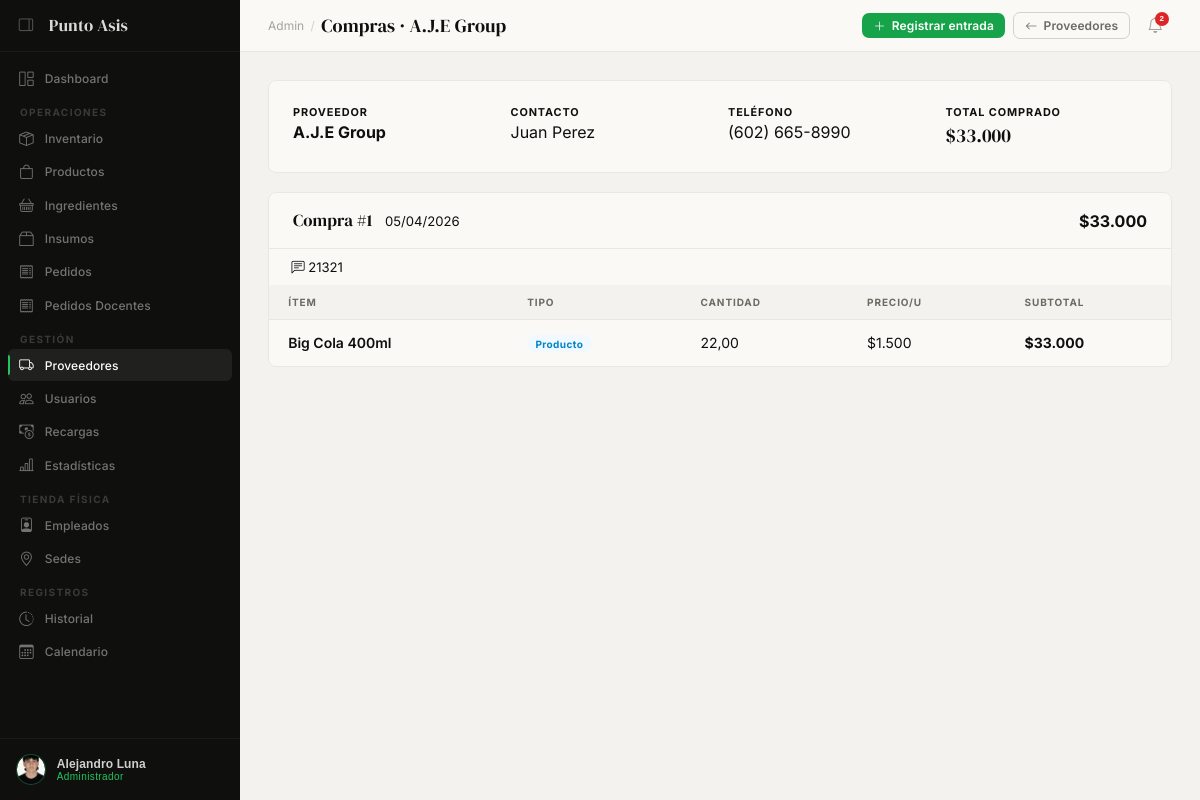
The page /admin-panel/proveedores/1/compras/ (signed in) on the database its author committed.
### app_admin/models.py (models this page shows, shortened)
class PerfilAdmin(models.Model):
    perfil           = models.OneToOneField(
        'authentication.Perfil', on_delete=models.CASCADE,
        related_name='perfil_admin'
    )
    documento        = models.CharField(max_length=20, blank=True, verbose_name='N° Documento (CC)')
    telefono         = models.CharField(max_length=20, blank=True)
    direccion        = models.CharField(max_length=200, blank=True)
    fecha_nacimiento = models.DateField(null=True, blank=True)
    foto             = models.ImageField(upload_to='perfiles/', blank=True, null=True, validators=[validate_image])
    cargo            = models.CharField(max_length=100, blank=True, default='Administrador de Cafetería')
    class Meta:
        verbose_name = 'Perfil Administrador'
        verbose_name_plural = 'Perfiles Administrador'

class Proveedor(models.Model):
    nombre     = models.CharField(max_length=100)
    nit        = models.CharField(max_length=20, blank=True, verbose_name='NIT')
    contacto   = models.CharField(max_length=100, blank=True)
    telefono   = models.CharField(max_length=20, blank=True)
    email      = models.EmailField(blank=True)
    direccion  = models.TextField(blank=True)
    logo       = models.ImageField(upload_to='proveedores/', blank=True, null=True, validators=[validate_image])
    activo     = models.BooleanField(default=True)
    created_at = models.DateTimeField(auto_now_add=True)
    def total_compras(self):
        return self.compras.aggregate(total=models.Sum('total'))['total'] or 0
    class Meta:
        verbose_name = 'Proveedor'
        verbose_name_plural = 'Proveedores'
        ordering = ['nombre']

class CompraProveedor(models.Model):
    proveedor  = models.ForeignKey(Proveedor, on_delete=models.PROTECT, related_name='compras')
    fecha      = models.DateField(default=timezone.now)
    total      = models.DecimalField(max_digits=12, decimal_places=2, default=0)
    nota       = models.TextField(blank=True)
    created_at = models.DateTimeField(auto_now_add=True)
    class Meta:
        verbose_name = 'Compra a Proveedor'
        verbose_name_plural = 'Compras a Proveedores'
        ordering = ['-fecha']

class DetalleCompra(models.Model):
    compra          = models.ForeignKey(CompraProveedor, on_delete=models.CASCADE, related_name='detalles')
    producto        = models.ForeignKey(Producto, on_delete=models.PROTECT, null=True, blank=True, related_name='compras')
    ingrediente     = models.ForeignKey(Ingrediente, on_delete=models.PROTECT, null=True, blank=True, related_name='compras')
    cantidad        = models.DecimalField(max_digits=10, decimal_places=2)
    precio_unitario = models.DecimalField(max_digits=10, decimal_places=4)
    @property
    def subtotal(self):
        return round(float(self.cantidad) * float(self.precio_unitario), 2)
    class Meta:
        verbose_name = 'Detalle de Compra'
        verbose_name_plural = 'Detalles de Compra'

class Producto(models.Model):
    TIPO_CHOICES = [
        ('simple',    'Simple (comprado a proveedor)'),
        ('elaborado', 'Elaborado (hecho en tienda)'),
    ]
    tipo         = models.CharField(max_length=10, choices=TIPO_CHOICES, default='simple')
    categoria    = models.ForeignKey(Categoria, on_delete=models.PROTECT, related_name='productos')
    nombre       = models.CharField(max_length=100)
    descripcion  = models.TextField(blank=True)
    precio_venta = models.DecimalField(max_digits=10, decimal_places=2)
    precio_costo = models.DecimalField(max_digits=10, decimal_places=2, null=True, blank=True)
    proveedor    = models.ForeignKey(
        Proveedor, on_delete=models.SET_NULL,
        null=True, blank=True, related_name='productos'
    )
    stock        = models.PositiveIntegerField(default=0)
    stock_minimo = models.PositiveIntegerField(default=5)
    imagen       = models.ImageField(upload_to='productos/', blank=True, null=True, validators=[validate_image])
    disponible   = models.BooleanField(default=True)
    created_at   = models.DateTimeField(auto_now_add=True)
    updated_at   = models.DateTimeField(auto_now=True)
    class Meta:
        verbose_name = 'Producto'
        verbose_name_plural = 'Productos'
        ordering = ['categoria', 'nombre']

### app_admin/views.py (the view)
    @login_required(login_url='/login/')
    def wrapper(request, *args, **kwargs):
        try:
            if request.user.perfil.rol != 'admin':
                messages.error(request, 'No tienes permisos de administrador.')
                return redirect('authentication:login')
        except Perfil.DoesNotExist:
            return redirect('authentication:login')
        return view_func(request, *args, **kwargs)

### app_admin/models.py (called while the page is built)
    @property
    def stock_real(self):
        total = self.lotes.filter(
            cantidad_base__gt=0,
            fecha_vencimiento__gte=datetime.date.today()
        ).aggregate(total=models.Sum('cantidad_base'))['total']
        return round(float(total or 0), 3)

    @property
    def stock_bajo(self):
        return 0 < self.stock_real <= float(self.stock_minimo)

### app_admin/templatetags/filtros.py (called while the page is built)
@register.filter(name='miles')
def miles(value):
    try:
        value = float(value)
        return '{:,.0f}'.format(value).replace(',', '.')
    except (ValueError, TypeError):
        return value

### app_admin/views.py (called while the page is built)
def admin_required(view_func):
    @login_required(login_url='/login/')
    def wrapper(request, *args, **kwargs):
        try:
            if request.user.perfil.rol != 'admin':
                messages.error(request, 'No tienes permisos de administrador.')
                return redirect('authentication:login')
        except Perfil.DoesNotExist:
            return redirect('authentication:login')
        return view_func(request, *args, **kwargs)
    wrapper.__name__ = view_func.__name__
    return wrapper

def _ctx(extra=None):
    ctx = {'alertas': _get_alertas()}
    if extra:
        ctx.update(extra)
    return ctx

@admin_required
def proveedor_compras(request, pk):
    prov    = get_object_or_404(Proveedor, pk=pk)
    compras = prov.compras.prefetch_related(
        'detalles__producto', 'detalles__ingrediente'
    ).order_by('-fecha')
    return render(request, 'app_admin/proveedor_compras.html', _ctx({
        'proveedor': prov, 'compras': compras,
    }))

### app_admin/templates/app_admin/proveedor_compras.html (shortened to what this page needs)
{% extends 'app_admin/base_admin.html' %}
{% load filtros %}
{% block page_title %}Compras · {{ proveedor.nombre }}{% endblock %}
{% block nav_proveedores %}active{% endblock %}
{% block topbar_actions %}
  <a href="{% url 'app_admin:entrada_stock' %}?prov={{ proveedor.pk }}" class="btn btn-primary btn-sm"><i class="bi bi-plus-lg"></i> Registrar entrada</a>
  <a href="{% url 'app_admin:proveedores' %}" class="btn btn-ghost btn-sm"><i class="bi bi-arrow-left"></i> Proveedores</a>
{% endblock %}
{% block content %}
<div class="card" style="margin-bottom:1.2rem;">
  <div class="card-body grid-4">
    <div>
      <div style="font-size:0.68rem;font-weight:700;color:var(--gray-400);text-transform:uppercase;letter-spacing:0.08em;margin-bottom:0.2rem;">Proveedor</div>
      <div style="font-weight:700;font-size:1rem;">{{ proveedor.nombre }}</div>
    </div>
    <div>
      <div style="font-size:0.68rem;font-weight:700;color:var(--gray-400);text-transform:uppercase;letter-spacing:0.08em;margin-bottom:0.2rem;">Contacto</div>
      <div>{{ proveedor.contacto|default:"—" }}</div>
    </div>
    <div>
      <div style="font-size:0.68rem;font-weight:700;color:var(--gray-400);text-transform:uppercase;letter-spacing:0.08em;margin-bottom:0.2rem;">Teléfono</div>
      <div>{{ proveedor.telefono|default:"—" }}</div>
    </div>
    <div>
      <div style="font-size:0.68rem;font-weight:700;color:var(--gray-400);text-transform:uppercase;letter-spacing:0.08em;margin-bottom:0.2rem;">Total comprado</div>
      <div style="font-family:var(--serif);font-size:1.2rem;color:var(--green-mid);">${{ proveedor.total_compras|miles }}</div>
    </div>
  </div>
</div>
{% if compras %}
<div style="display:flex;flex-direction:column;gap:1rem;">
  {% for compra in compras %}
  <div class="card">
    <div class="card-head">
      <div>
        <span class="card-title">Compra #{{ compra.pk }}</span>
        <span style="font-size:0.82rem;color:var(--gray-400);margin-left:0.5rem;">{{ compra.fecha|date:"d/m/Y" }}</span>
      </div>
      <span style="font-weight:700;font-size:1rem;color:var(--green-mid);">${{ compra.total|miles }}</span>
    </div>
    {% if compra.nota %}
    <div style="padding:0.6rem 1.4rem;background:var(--gray-50);border-bottom:1px solid var(--gray-200);font-size:0.82rem;color:var(--gray-500);">
      <i class="bi bi-chat-left-text"></i> {{ compra.nota }}
    </div>
    {% endif %}
    <table class="tbl">
      <thead>
        <tr><th>Ítem</th><th>Tipo</th><th>Cantidad</th><th>Precio/u</th><th>Subtotal</th></tr>
      </thead>
      <tbody>
      {% for det in compra.detalles.all %}
      <tr>
        <td style="font-weight:600;">{% if det.producto %}{{ det.producto.nombre }}{% elif det.ingrediente %}{{ det.ingrediente.nombre }}{% endif %}</td>
        <td>{% if det.producto %}<span class="badge badge-simple">Producto</span>{% else %}<span class="badge badge-elaborado">Ingrediente</span>{% endif %}</td>
        <td>{{ det.cantidad }}</td>
        <td>${{ det.precio_unitario|miles }}</td>
        <td style="font-weight:700;">${{ det.subtotal|miles }}</td>
      </tr>
      {% endfor %}
      </tbody>
    </table>
  </div>
  {% endfor %}
</div>
{% endif %}
{% endblock %}

### app_admin/templates/app_admin/base_admin.html (shortened to what this page needs)
{% load static %}
<!DOCTYPE html>
<html lang="es">
<head>
  <link rel="stylesheet" href="https://cdn.jsdelivr.net/npm/bootstrap-icons@1.11.3/font/bootstrap-icons.min.css">
  <link rel="stylesheet" href="{% static 'css/base.css' %}">
  <link rel="stylesheet" href="{% static 'css/admin.css' %}">
</head>
<body>
<aside class="sidebar" id="sidebar">
  <div class="sb-brand">
    <button class="sb-toggle" onclick="toggleSidebar()" title="Colapsar menú">
      <i class="bi bi-layout-sidebar-reverse" id="sb-toggle-icon"></i>
    </button>
    <span class="sb-wordmark">Punto Asis</span>
  </div>
  <nav class="sb-nav">
    <div class="sb-item">
      <a href="{% url 'app_admin:dashboard' %}" class="sb-link {% block nav_dashboard %}{% endblock %}">
        <i class="bi bi-grid-1x2"></i><span class="sb-label">Dashboard</span>
      </a>
    </div>
    <span class="sb-section-label">Operaciones</span>
    <div class="sb-item">
      <a href="{% url 'app_admin:inventario' %}" class="sb-link {% block nav_inventario %}{% endblock %}">
        <i class="bi bi-box-seam"></i><span class="sb-label">Inventario</span>
      </a>
    </div>
    <div class="sb-item">
      <a href="{% url 'app_admin:productos' %}" class="sb-link {% block nav_productos %}{% endblock %}">
        <i class="bi bi-bag"></i><span class="sb-label">Productos</span>
      </a>
    </div>
    <div class="sb-item">
      <a href="{% url 'app_admin:ingredientes' %}" class="sb-link {% block nav_ingredientes %}{% endblock %}">
        <i class="bi bi-basket"></i><span class="sb-label">Ingredientes</span>
      </a>
    </div>
    <div class="sb-item">
      <a href="{% url 'app_admin:insumos' %}" class="sb-link {% block nav_insumos %}{% endblock %}">
        <i class="bi bi-box2"></i><span class="sb-label">Insumos</span>
      </a>
    </div>
    <div class="sb-item">
      <a href="{% url 'app_admin:pedidos' %}" class="sb-link {% block nav_pedidos %}{% endblock %}">
        <i class="bi bi-receipt"></i><span class="sb-label">Pedidos</span>
      </a>
    </div>
    <div class="sb-item">
      <a href="{% url 'app_admin:pedidos_docentes' %}" class="sb-link {% block nav_pedidos_docentes %}{% endblock %}">
        <i class="bi bi-receipt"></i><span class="sb-label">Pedidos Docentes</span>
      </a>
    </div>
    <span class="sb-section-label">Gestión</span>
    <div class="sb-item">
      <a href="{% url 'app_admin:proveedores' %}" class="sb-link {% block nav_proveedores %}{% endblock %}">
        <i class="bi bi-truck"></i><span class="sb-label">Proveedores</span>
      </a>
    </div>
    <div class="sb-item">
      <a href="{% url 'app_admin:usuarios' %}" class="sb-link {% block nav_usuarios %}{% endblock %}">
        <i class="bi bi-people"></i><span class="sb-label">Usuarios</span>
      </a>
    </div>
    <div class="sb-item">
      <a href="{% url 'app_admin:recargas' %}" class="sb-link {% block nav_recargas %}{% endblock %}">
        <i class="bi bi-cash-coin"></i><span class="sb-label">Recargas</span>
      </a>
    </div>
    <div class="sb-item">
      <a href="{% url 'app_admin:estadisticas' %}" class="sb-link {% block nav_estadisticas %}{% endblock %}">
        <i class="bi bi-bar-chart-line"></i><span class="sb-label">Estadísticas</span>
      </a>
    </div>
    <span class="sb-section-label">Tienda Física</span>
    <div class="sb-item">
      <a href="{% url 'app_admin:empleados' %}" class="sb-link {% block nav_empleados %}{% endblock %}">
        <i class="bi bi-person-badge"></i><span class="sb-label">Empleados</span>
      </a>
    </div>
    <div class="sb-item">
      <a href="{% url 'app_admin:sedes' %}" class="sb-link {% block nav_sedes %}{% endblock %}">
        <i class="bi bi-geo-alt"></i><span class="sb-label">Sedes</span>
      </a>
    </div>
    <span class="sb-section-label">Registros</span>
    <div class="sb-item">
      <a href="{% url 'app_admin:historial' %}" class="sb-link {% block nav_historial %}{% endblock %}">
        <i class="bi bi-clock-history"></i><span class="sb-label">Historial</span>
      </a>
    </div>
    <div class="sb-item">
      <a href="{% url 'app_admin:calendario' %}" class="sb-link {% block nav_calendario %}{% endblock %}">
        <i class="bi bi-calendar3"></i><span class="sb-label">Calendario</span>
      </a>
    </div>
  </nav>
  <div class="sb-bottom">
    <div class="sb-bottom-wrap">
      <button class="sb-user-btn" onclick="toggleUserDrop()" id="userBtn">
        <div class="sb-avatar">
          {% if request.user.perfil.perfil_admin.foto %}
          <img src="{{ request.user.perfil.perfil_admin.foto.url }}" alt="{{ request.user.email }}">
          {% else %}
            {{ request.user.first_name|first|upper }}{{ request.user.last_name|first|upper }}
          {% endif %}
        </div>
        <div class="sb-user-info">
          <div class="sb-uname">{{ request.user.get_full_name|default:request.user.email }}</div>
          <div class="sb-urole">Administrador</div>
        </div>
      </button>
    </div>
  </div>
</aside>
<div class="main">
  <header class="topbar">
    <div class="topbar-left">
      <span class="topbar-breadcrumb">Admin</span>
      <span class="topbar-sep">/</span>
      <span class="topbar-title">{% block page_title %}Dashboard{% endblock %}</span>
    </div>
    <div class="topbar-right">
      {% block topbar_actions %}{% endblock %}
      <button class="alert-bell" onclick="toggleAlertPanel()" id="alertBell" title="Alertas">
        <i class="bi bi-bell"></i>
        <span class="alert-badge" id="alertCount" style="display:none;">0</span>
      </button>
    </div>
  </header>
  <div class="page-body">
    {% block content %}{% endblock %}
  </div>
</div>
</body>
</html>

### static/css/admin.css (style rules this page uses)
.alert-bell { position: relative; width: 2.1rem; height: 2.1rem; display: flex; align-items: center; justify-content: center; border-radius: 7px; cursor: pointer; background: none; border: none; color: var(--ash); font-size: 1rem; transition: background 0.14s, color 0.14s; }
.alert-badge { position: absolute; top: 3px; right: 3px; background: var(--red); color: #fff; font-size: 0.5rem; font-weight: 800; min-width: 0.9rem; height: 0.9rem; border-radius: 99px; display: flex; align-items: center; justify-content: center; padding: 0 0.17rem; line-height: 1; }

### rows shown on the page
Proveedor: nombre "A.J.E Group", contacto "Juan Perez", telefono "(602) 665-8990", total_compras|miles "33.000"
CompraProveedor: pk "1", fecha "05/04/2026", total|miles "33.000", nota "21321"
DetalleCompra: producto.nombre "Big Cola 400ml", shows "Producto", cantidad "22,00", precio_unitario|miles "1.500", subtotal|miles "33.000"

### other values the page prints
{{ request.user.get_full_name|default:request.user.email }} "Alejandro Luna"
